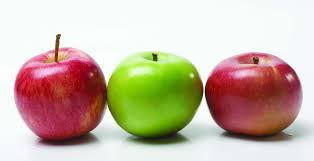
#> input picture images/chp2/elmalar3.jpg, 314 x 161 px, given in place of nature.jpg, which was not available
$ python goruntu_filtreleri.py
#> lines starting #> are read from the running program, lines starting #| are printed output that depends on the picture; pictures that were not available may be replaced by others from this repository, and a replacement may not be noted
import cv2
import numpy as np
import os

yol1=os.path.join(os.getcwd(),"images","chp2","nature.jpg")
yol2=os.path.join(os.getcwd(),"images","chp2","salt-pepper.jpg")
doga=cv2.imread(yol1)
#> doga is the input picture: shape (161, 314, 3); mean B, G, R 166.7, 183.5, 200.6
beyin=cv2.imread(yol2)
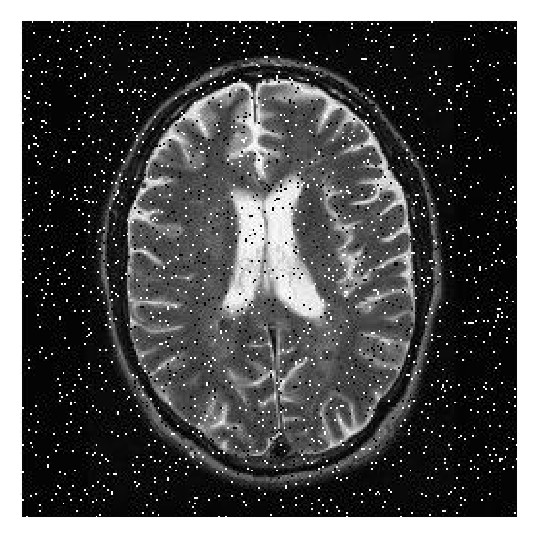
#> input picture images/chp2/salt-pepper.jpg, 537 x 537 px
#> beyin is the input picture: shape (537, 537, 3); min 0, max 255, mean 82.8

#filtreler
# mean(ortalama),median(ortanca),gaussian
#filtrlerde çekirdek(kernel) işlemi yapılır
#meanfilter
doga_mf1=cv2.blur(doga,(3,3))
doga_mf2=cv2.blur(doga,(13,13))
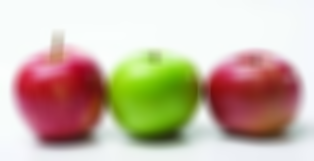
#> doga_mf2: shape (161, 314, 3); mean B, G, R 166.7, 183.5, 200.6
beyin_mf1=cv2.blur(beyin,(5,5))
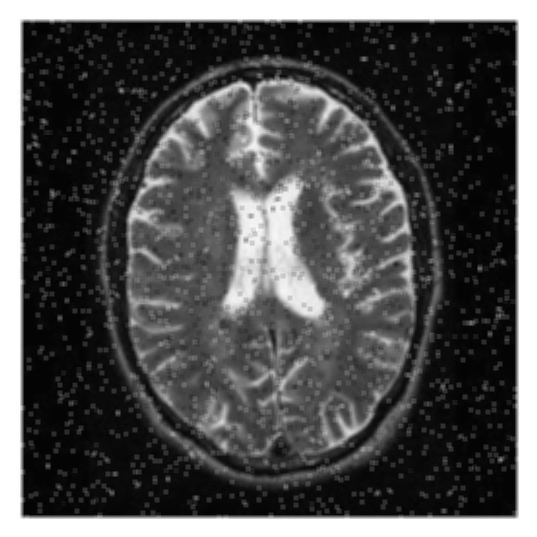
#> beyin_mf1: shape (537, 537, 3); min 2, max 255, mean 82.8
#median filter
doga_md1=cv2.medianBlur(doga,13)
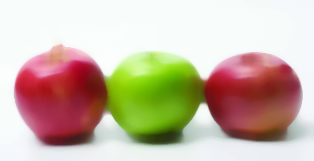
#> doga_md1: shape (161, 314, 3); mean B, G, R 167.1, 184.5, 201.7
beyin_md1=cv2.medianBlur(beyin,5)
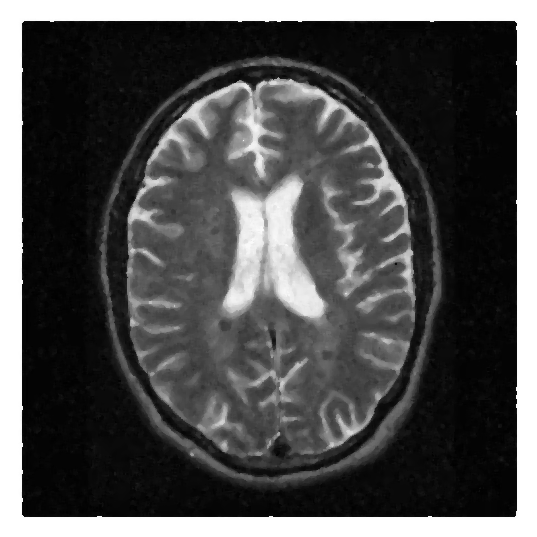
#> beyin_md1: shape (537, 537, 3); min 0, max 255, mean 79.2
#gösterimler
cv2.imshow("beyin",beyin)
cv2.imshow("beyin mf1",beyin_mf1)
cv2.imshow("beyin md1",beyin_md1)
# [4 lines of commented-out code are left out]

cv2.waitKey(0)
cv2.destroyAllWindows()
